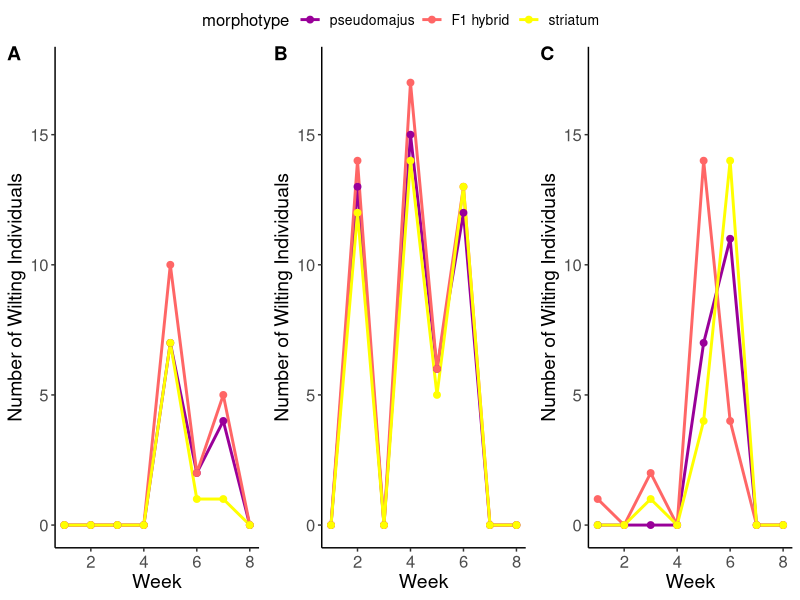

Source code (R):
## ---- chunk 1
library(ggplot2)
library(ggpubr)
library(tidyverse)
## ---- chunk 2
my.theme<-theme(axis.text=element_text(size=12),
        axis.title = element_text(size = 14),
        legend.text=element_text(size=10),
        legend.title = element_text(size=12),
        plot.title = element_text(face="bold",size=14,margin=margin(0,0,20,0),hjust = 0.5),
        axis.title.y = element_text(hjust = 0.5),
        axis.title.x = element_text(hjust = 0.5))
## ---- chunk 3

Dataset <- read.csv("../dataset.csv")

Dataset <- Dataset %>%  # filter data for between population crosses
  filter(w_b == "b") 

## ---- chunk 4

# Convert wilting measurements into binary values
wilting_binary <- Dataset %>%
  mutate_at(vars(starts_with("wilt")), ~ ifelse(. != "", 1, 0)) %>%
  select(trt, colors, starts_with("wilt")) %>%
  pivot_longer(cols = starts_with("wilt"), names_to = "measurement", values_to = "wilting")

# Rename measurements
wilting_binary$measurement <- as.numeric(gsub("wilt", "", wilting_binary$measurement))

# Group by treatment, color, and wilting measurement, and count the number of wilting individuals
wilting_counts <- wilting_binary %>%
  group_by(trt, colors, measurement) %>%
  summarise(wilting_count = sum(wilting)) %>%
  ungroup()

# Plot for control treatment
p_c <- ggplot(wilting_counts %>% filter(trt == "control"), aes(x = measurement, y = wilting_count, group = colors, color = colors)) +
  geom_line(size = 1) + geom_point(size = 2) +
  scale_color_manual(values = c("#990099", "#FF6666", "yellow"), labels = c("pseudomajus", "F1 hybrid", "striatum")) +
  ylab("Number of Wilting Individuals") +
  xlab("Week") +
  ylim(0,17.5)+
  labs(color = "Phenotype") +
  theme_classic() +
  my.theme

# Plot for early drought treatment
p_e <- ggplot(wilting_counts %>% filter(trt == "early drought"), aes(x = measurement, y = wilting_count, group = colors, color = colors)) +
  geom_line(size = 1) + geom_point(size = 2) +
  scale_color_manual(values = c("#990099", "#FF6666", "yellow"), labels = c("pseudomajus", "F1 hybrid", "striatum")) +
  ylab("Number of Wilting Individuals") +
  xlab("Week") +
  ylim(0,17.5)+
  labs(color = "Phenotype") +
  theme_classic() +
  my.theme

# Plot for late drought treatment
p_l <- ggplot(wilting_counts %>% filter(trt == "late drought"), aes(x = measurement, y = wilting_count, group = colors, color = colors)) +
  geom_line(size = 1) + geom_point(size = 2) +
  scale_color_manual(values = c("#990099", "#FF6666", "yellow"), labels = c("pseudomajus", "F1 hybrid", "striatum")) +
  ylab("Number of Wilting Individuals") +
  xlab("Week") +
  ylim(0,17.5)+
  labs(color = "Phenotype") +
  theme_classic() +
  my.theme


p_c <- p_c + labs(color = "morphotype")
p_e <- p_e + labs(color = "morphotype")
p_l <- p_l + labs(color = "morphotype")

plot_wilting <- ggarrange(
  p_c,
  p_e,
  p_l,
  nrow = 1,
  ncol = 3,
  common.legend = TRUE,
  labels = c("A", "B", "C")
)

plot_wilting


#ggsave("../figures/plot_S4.png", height = 5.5, width = 13)

